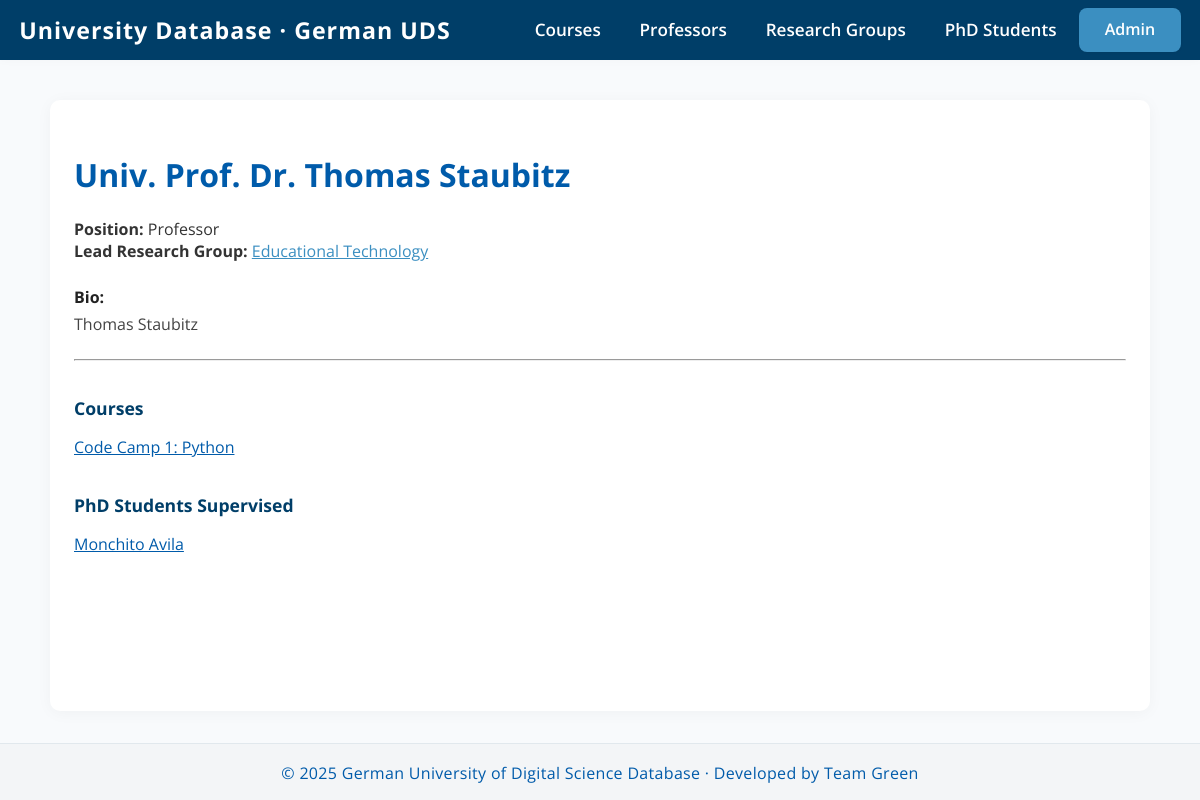
The page /professors/2/ on the database its author committed.
### university/models.py (models this page shows, shortened)
class Professor(models.Model):
    title = models.CharField(max_length=50)
    name = models.CharField(max_length=255)
    position = models.CharField(max_length=255)
    research_group = models.OneToOneField(
        ResearchGroup, related_name='main_professor',  # update related_name to avoid clash
        on_delete=models.SET_NULL,
        null=True,
        blank=True
    )
    bio = models.TextField(blank=True)
    image_url = models.URLField(blank=True)
    def __str__(self):
        return f"{self.title} {self.name}"

class ResearchGroup(models.Model):
    name = models.CharField(max_length=255)
    description = models.TextField()
    lead_professor = models.OneToOneField(
        'Professor',
        on_delete=models.SET_NULL,
        null=True,
        blank=True,
        related_name='leads_research_group'
    )

class Course(models.Model):
    name = models.CharField(max_length=255)
    description = models.TextField()
    image_url = models.URLField(blank=True)
    credits = models.PositiveSmallIntegerField()
    code = models.CharField(max_length=20, unique=True)
    start_date = models.DateField()
    end_date = models.DateField()
    format = models.CharField(max_length=50)
    level = models.CharField(max_length=50)
    professors = models.ManyToManyField(Professor, related_name='courses', through='ProfessorCourse')
    research_groups = models.ManyToManyField(ResearchGroup, related_name='courses', through='CourseResearch')

class PhDStudent(models.Model):
    title = models.CharField(max_length=50, blank=True)  # <-- add blank=True here
    name = models.CharField(max_length=255)
    research_group = models.ForeignKey(ResearchGroup, on_delete=models.CASCADE, related_name='phd_students')
    supervisor = models.ForeignKey(Professor, on_delete=models.CASCADE, related_name='phd_students')
    enrollment_date = models.DateField()
    image_url = models.URLField(blank=True)
    class Meta:
        verbose_name = "PhD student"
        verbose_name_plural = "PhD students"
    def __str__(self):
        return f"{self.title} {self.name}".strip()

### university/views.py (the view)
# urls.py: path('professors/<int:pk>/', views.professor_detail, name='professor_detail'),
def professor_detail(request, pk):
    professor = get_object_or_404(Professor, pk=pk)
    return render(request, 'university/professor_detail.html', {'professor': professor})

### university/templates/university/professor_detail.html (shortened to what this page needs)
{% extends "university/base.html" %}
{% block content %}
<h1 style="color:#005baa;">{{ professor }}</h1>
<p style="color:#333;">
  <strong>Position:</strong> {{ professor.position }}<br>
  {% if professor.research_group %}
    <strong>Lead Research Group:</strong>
    <a href="{% url 'researchgroup_detail' professor.research_group.id %}" style="color:#3b8fc1;">
      {{ professor.research_group.name }}
    </a>
  {% endif %}
</p>
{% if professor.bio %}
  <div style="margin:1.5em 0;">
    <strong>Bio:</strong>
    <div style="color:#444; margin-top:0.3em;">{{ professor.bio }}</div>
  </div>
{% endif %}
<hr>
<h2 style="font-size:1.1em; color:#003e68; margin-top:2em;">Courses</h2>
<ul style="list-style:none; padding:0;">
  {% for course in professor.courses.all %}
    <li style="margin-bottom:0.7em;">
      <a href="{% url 'course_detail' course.id %}" style="color:#005baa;">
        {{ course.name }}
      </a>
    </li>
  {% empty %}
    <li>No courses taught by this professor.</li>
  {% endfor %}
</ul>
{% if professor.phd_students.all.count %}
  <h2 style="font-size:1.1em; color:#003e68; margin-top:2em;">PhD Students Supervised</h2>
  <ul style="list-style:none; padding:0;">
    {% for student in professor.phd_students.all %}
      <li style="margin-bottom:0.7em;">
        <a href="{% url 'phdstudent_detail' student.id %}" style="color:#005baa;">
          {{ student }}
        </a>
      </li>
    {% endfor %}
  </ul>
{% endif %}
{% endblock %}

### university/templates/university/base.html (style rules this page uses)
:root { --primary: #005baa; --secondary: #3b8fc1; --light-bg: #f8fafc; --white: #fff; --nav-bg: #003e68; --nav-text: #fff; --nav-hover: #e1e8ed; --footer-bg: #f3f5f7; --footer-text: #005baa; --body-text: #222; }
html { box-sizing: border-box; font-size: 16px; }
*, *:before, *:after { box-sizing: inherit; }
body { margin: 0; font-family: 'Open Sans', Arial, Helvetica, sans-serif; background: var(--light-bg); color: var(--body-text); min-height: 100vh; display: flex; flex-direction: column; font-size: 1rem; }

### rows shown on the page
Professor: title+name "Univ. Prof. Dr. Thomas Staubitz", position "Professor", research_group.name "Educational Technology", bio "Thomas Staubitz"
Course: name "Code Camp 1: Python"
PhDStudent: title+name "Monchito Avila"
